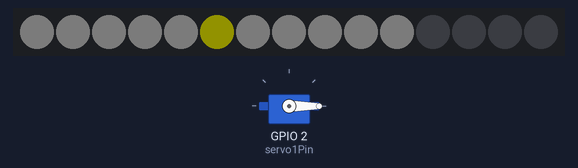
Recording of a sketch running on a simulated ESP32. Shown: servo, 15 RGB LEDs in strip order, left to right. Dim RGB values are drawn brighter than linear.

Above: at 0.6 s.
At 8.6 s:
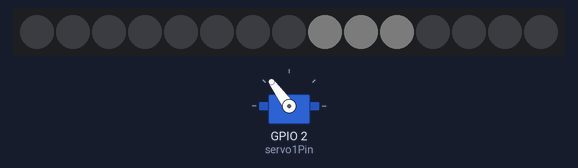
At 16.7 s:
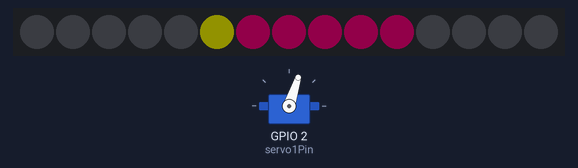
At 32.9 s:
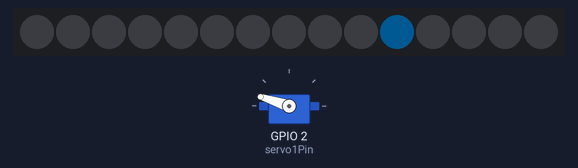
Timing chart, 0 to 40.0 s (numbered marks = the images above):
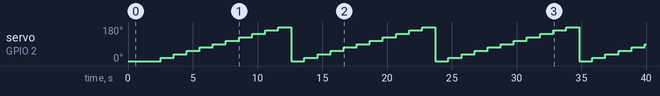

The sketch:

sketch_combination.ino
```cpp
#include <ESP32Servo.h>
#include <Adafruit_NeoPixel.h>

#define LED_PIN 1
#define LED_COUNT 15

Servo servo1;
Adafruit_NeoPixel strip(LED_COUNT, LED_PIN, NEO_GRB + NEO_KHZ800);

int servo1Pin = 2;
int pos1 = 0;
int step1 = 1;

void setup() {

  servo1.attach(servo1Pin);
  pos1 = 0;
  servo1.write(pos1);
  delay(500);


  strip.begin();
  strip.setBrightness(30);
  strip.show();
  strip.fill(strip.Color(0, 0, 0));
}

void loop() {
  countdown(3);  // 启动倒计时和灯光控制
}

void countdown(int minutes) {
  int totalSeconds = minutes * 60;
  int activeLEDs = 11;
  int timePerLED = 1;
  lightPhase(32, 32, 32, activeLEDs, timePerLED, true);
  lightPhase(155, 5, 80, activeLEDs, timePerLED, true);
  lightPhase(0, 91, 155, activeLEDs, timePerLED, false);
  strip.clear();
  strip.show();
}

void lightPhase(int red, int green, int blue, int numLEDs, int timePerLED, bool isYellowSixth) {
  for (int i = 0; i < numLEDs; i++) {
    if (isYellowSixth && i == 5) {
      strip.setPixelColor(i, strip.Color(155, 155, 0));
    } else {
      strip.setPixelColor(i, strip.Color(red, green, blue));
    }
  }
  strip.show();

  for (int i = 0; i < numLEDs; i++) {
    delay(timePerLED * 1000);

    // 根据当前 LED 的序号计算舵机角度
    pos1 = map(i, 0, numLEDs - 1, 0, 180);
    servo1.write(pos1);
    delay(10);

    strip.setPixelColor(i, 0);
    strip.show();
  }
}
```

Measured:
- by itself, servo on GPIO 2 (servo1Pin): repeats every 11.1 s: 36° 1.0 s, 54° 1.0 s, 72° 1.0 s, 90° 1.0 s, 108° 1.0 s, 126° 1.0 s, 144° 1.0 s, 162° 1.0 s, 180° 1.0 s, 0° 1.0 s, 18° 1.0 s
